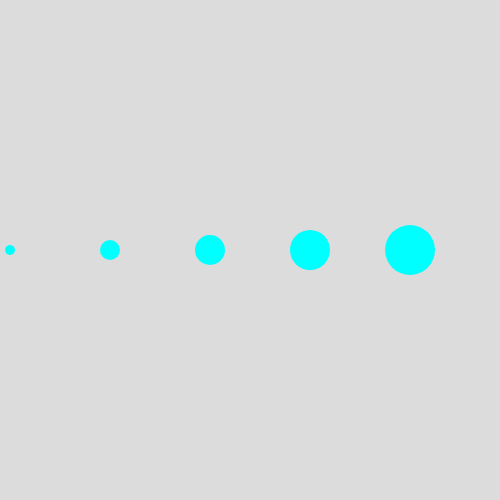
Frame 1 (no input)
Frame 60 (no input): identical to frame 1, image omitted
Frame 120 (the mouse pressed at the canvas centre since frame 60): identical to frame 1, image omitted

The p5.js sketch that drew this single still picture (run headless with seeded random() and noise() and a simulated clock; from frame 60 on, the mouse is pressed at the canvas centre):

// p5.js sketch
// ── sketch.js
let diameters = []; //配列
function setup() {
  createCanvas(500, 500);
  diameters = [10, 20, 30, 40, 50]; //配列
}

function draw() {
  background(220);
  for (let i = 0; i < 5; i += 1) {
    // console.log(i);
    noStroke();
    fill(0, 255, 255);
    ellipse(i * 100 + 10, height / 2, diameters[i]);
  }
}
